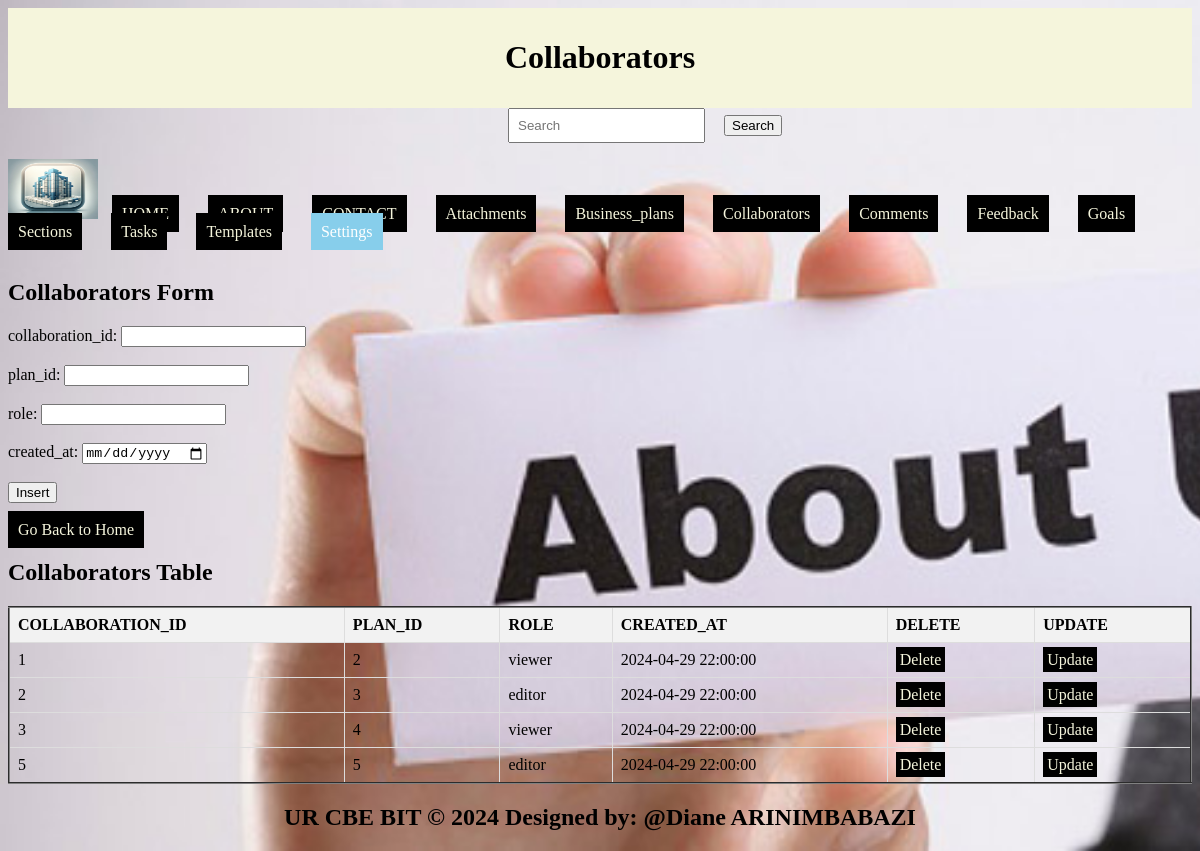
The app's page /collaborators.php with its own data.
### tables this page shows
CREATE TABLE `collaborators` (
  `collaboration_id` int(11) NOT NULL,
  `plan_id` int(11) NOT NULL,
  `role` varchar(255) NOT NULL,
  `created_at` timestamp NOT NULL DEFAULT current_timestamp()
);

### collaborators.php (the view, shortened to what this page needs)
<!DOCTYPE html>
<html lang="en">
<head>
  <link rel="stylesheet" type="text/css" href="style.css" title="style 1" media="screen, tv, projection, handheld, print"/>
</head>
<body style="background-image: url('./Images/ab.jpg');background-repeat: no-repeat;background-size:cover;">
  <header>
    <h1>Collaborators</h1>
  </header>
  <form class="d-flex" role="search" action="search.php">
    <input class="form-control me-2" type="search" placeholder="Search" aria-label="Search" name="query">
    <button class="btn btn-outline-success" type="submit">Search</button>
  </form>
  <ul style="list-style-type: none; padding: 0;">
    <li style="display: inline; margin-right: 10px;">
      <img src="./Images/logo.png" width="90" height="60" alt="Logo">
    </li>
    <li style="display: inline; margin-right: 10px;"><a href="./home.html">HOME</a>
    </li>
    <li style="display: inline; margin-right: 10px;"><a href="./about.html">ABOUT</a>
    </li>
    <li style="display: inline; margin-right: 10px;"><a href="./contact.html">CONTACT</a>
    </li>
    <li style="display: inline; margin-right: 10px;"><a href="./attachments.php">Attachments</a>
    </li>
    <li style="display: inline; margin-right: 10px;"><a href="./business_plans.php">Business_plans</a>
    </li>
    <li style="display: inline; margin-right: 10px;"><a href="./collaborators.php">Collaborators</a>
    </li>
    <li style="display: inline; margin-right: 10px;"><a href="./comments.php">Comments</a>
    </li>
    <li style="display: inline; margin-right: 10px;"><a href="./feedback.php">Feedback</a>
    </li>
    <li style="display: inline; margin-right: 10px;"><a href="./goals.php">Goals</a>
    </li>
    <li style="display: inline; margin-right: 10px;"><a href="./sections.php">Sections</a>
    </li>
    <li style="display: inline; margin-right: 10px;"><a href="./tasks.php">Tasks</a>
    </li>
    <li style="display: inline; margin-right: 10px;"><a href="./templates.php">Templates</a>
    </li>
  <li class="dropdown" style="display: inline; margin-right: 10px;">
      <a href="#" style="padding: 10px; color:white; background-color: skyblue; text-decoration: none; margin-right: 15px;">Settings</a>
    </li><br><br>
  </ul>
<section>
    <h1>Collaborators Form</h1>
    <form method="post" onsubmit="return confirm('Are you sure you want to insert this record?');">
      <label for="collaboration_id">collaboration_id:</label>
      <input type="number" id="collaboration_id" name="collaboration_id"><br><br>
      <label for="plan_id">plan_id:</label>
      <input type="number" id="plan_id" name="plan_id" required><br><br>
      <label for="role">role:</label>
      <input type="text" id="role" name="role"><br><br>
      <label for="created_at">created_at:</label>
      <input type="date" id="created_at" name="created_at"><br><br>
      <input type="submit" name="add" value="Insert"><br><br>
      <a href="./home.html">Go Back to Home</a>
    </form>
    <h2>Collaborators Table</h2>
    <table border="2">
      <tr>
        <th>COLLABORATION_ID</th>
        <th>PLAN_ID</th>
        <th>ROLE</th>
        <th>CREATED_AT</th>
        <th>DELETE</th>
        <th>UPDATE</th>
      </tr>
      <?php
        include('database_connection.php');
        $sql = "SELECT * FROM collaborators";
        $result = $connection->query($sql);
        if ($result->num_rows > 0) {
            while ($row = $result->fetch_assoc()) {
                $collaboration_id = $row['collaboration_id'];
                echo "<tr>
                  <td>" . $row['collaboration_id'] . "</td>
                  <td>" . $row['plan_id'] . "</td>
                  <td>" . $row['role'] . "</td>
                  <td>" . $row['created_at'] . "</td>
                  <td><a style='padding:4px' href='Delete_collaborators.php?collaboration_id=$collaboration_id'>Delete</a></td>
                  <td><a style='padding:4px' href='update_collaborators.php?collaboration_id=$collaboration_id'>Update</a></td>
                </tr>";
            }
        } else {
            echo "<tr><td colspan='7'>No data found</td></tr>";
        }
      ?>
    </table>
  </section>
  <footer>
    <center>
      <b><h2>UR CBE BIT &copy 2024 Designed by: @Diane ARINIMBABAZI</h2></b>
    </center>
  </footer>
</body>
</html>

### collaborators.php (style rules this page uses)
a { padding: 10px; color: white; background-color:black; text-decoration: none; margin-right: 15px; }
a:link { color: beige; }
button.btn { margin-left: 15px; margin-top: 4px; }
input.form-control { margin-left: 500px; padding: 8px; }
table { width: 100%; border-collapse: collapse; }
th, td { border: 1px solid #ddd; padding: 8px; text-align: left; }
th { background-color: #f2f2f2; }
header { background-color: beige; padding: 10px; text-align: center; }
.dropdown { position: relative; display: inline; margin-right: 10px; }

### records on screen
collaborators: collaboration_id "1", plan "2", role "viewer", created_at "2024-04-29 22:00:00"
collaborators: collaboration_id "2", plan "3", role "editor", created_at "2024-04-29 22:00:00"
collaborators: collaboration_id "3", plan "4", role "viewer", created_at "2024-04-29 22:00:00"
collaborators: collaboration_id "5", plan "5", role "editor", created_at "2024-04-29 22:00:00"
